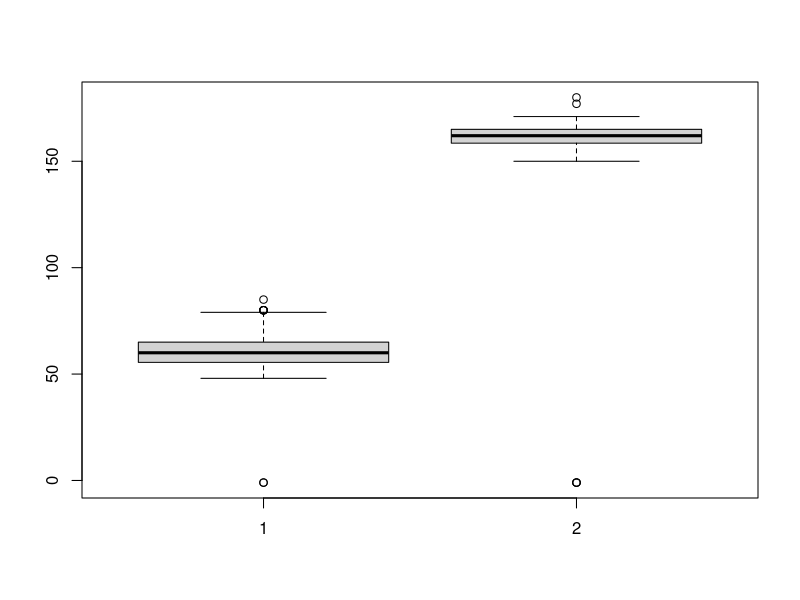
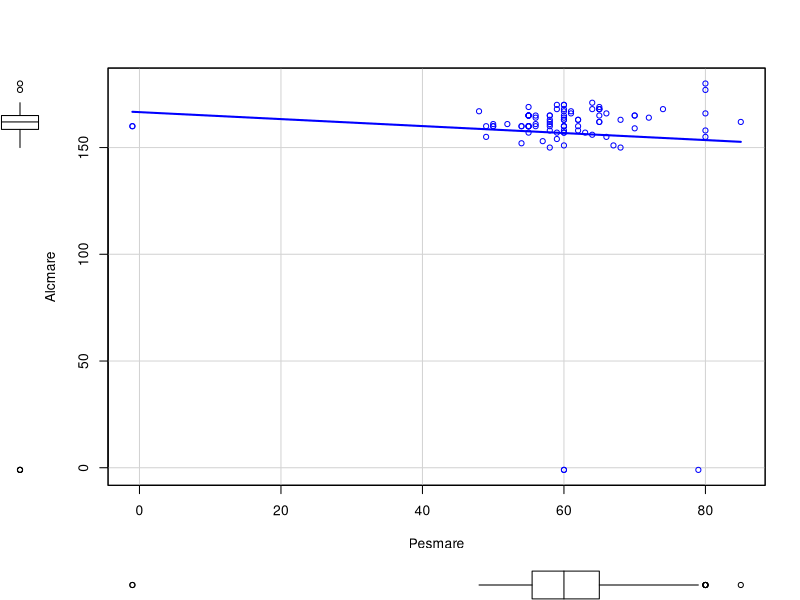
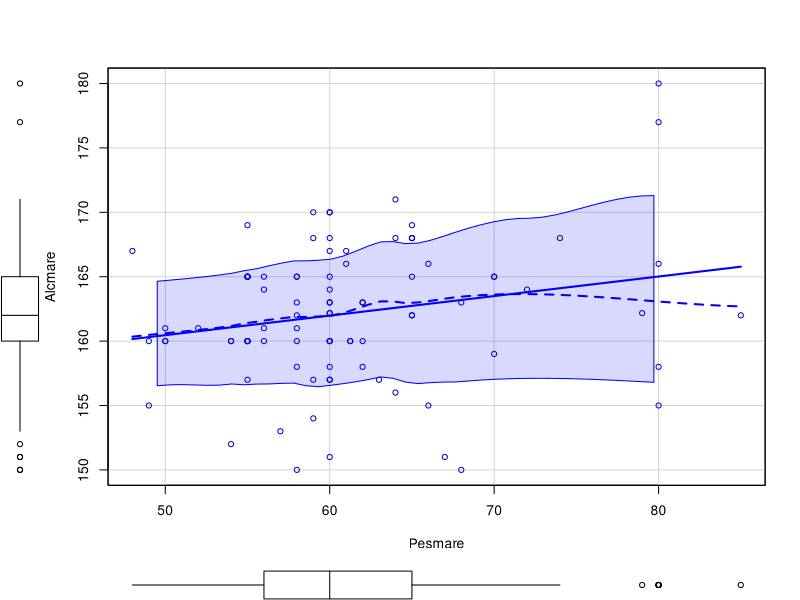

Write R code to recreate these figures, in order. (Note: this script raises an error after producing the figures.)
## ---- chunk 1
knitr::opts_chunk$set(echo = TRUE)
## ---- chunk 2
library(car)
x <- read.table("PesAlcada.txt", header = T)
head(x)
## ---- chunk 3
(n <- length(x[,1]))
(p <- length(x[1,]))
## ---- chunk 4
sprintf("Mitjana d'alçada de la mare es %f i la desviacio tipus %f", mean(x$Alcmare), sd(x$Alcmare))
## ---- chunk 5
sprintf("Mitjana de pes de la mare es %f i la desviacio tipus %f", mean(x$Pesmare), sd(x$Pesmare))
## ---- chunk 6
cor(x$Pesmare, x$Alcmare)
## ---- chunk 7
with(x, boxplot(Pesmare, Alcmare))
## ---- chunk 8
x[,c("Pesmare", "Alcmare")]
sprintf("Hi ha %i dades mancants, %i a Pesmare i %i a Alcmare", sum(x == -1), sum(x$Pesmare == -1), sum(x$Alcmare == -1))
## ---- chunk 9
with(x, scatterplot(Pesmare, Alcmare, smooth = F))
## ---- chunk 10
sprintf("Hi ha %i dades mancants.", with(x, sum(Pesmare == -1 | Alcmare == -1)))
## ---- chunk 11
dd <- read.table("PesAlcada.txt", header = T, na.strings = -1)
#Pesmare[Pesmare==-1] <- NA
head(dd)
cor(dd$Pesmare, dd$Alcmare, use = "na.or.complete")
summary(m1 <- lm(Alcmare~Pesmare, dat = dd))
sprintf("Hi ha relacio significativa, amb un pvalor de %f", summary(m1)$coefficients[2,4])
## ---- chunk 12
ddl <- dd 
ddl$Pesmare[is.na(ddl$Pesmare)] <- mean(ddl$Pesmare, na.rm = T)
ddl$Alcmare[is.na(ddl$Alcmare)] <- mean(ddl$Alcmare, na.rm = T)
head(ddl)


sprintf("Mitjana d'alçada de la mare es %f i la desviacio tipus %f", mean(ddl$Alcmare), sd(ddl$Alcmare))
sprintf("Mitjana de pes de la mare es %f i la desviacio tipus %f", mean(ddl$Pesmare), sd(ddl$Pesmare))

with(ddl, sp(Pesmare, Alcmare))
## ---- chunk 13
cor(dd$Pesmare, dd$Alcmare, use = "na.or.complete")
cor(ddl$Alcmare, ddl$Pesmare)
## ---- chunk 14
dd2 <- read.table("PovertyStudy.dat", header = T)
head(dd2)
## ---- chunk 15
pairs(dd2)
## ---- chunk 16
dd2$GNP

sprintf("Hi ha %i paisos que no tenen GNP", sum(dd2$GNP == -99))
## ---- chunk 17
dd2$GNP[dd2$GNP == -99] <- NA
## ---- chunk 18
with(dd2, boxplot(GNP))
with(dd2, qqnorm(GNP))
## ---- chunk 19
library(MASS)
boxcox(lm(GNP~1, dd2),lambda = seq(-1, 1, by=0.1))
## ---- chunk 20
GNPmod <- log(dd2$GNP)
boxplot(GNPmod)
## ---- chunk 21
m2 <- lm(GNPmod~Birth+Death+Infant+LifeEM+LifeEF, dd2)
anova(lm(GNPmod~1), m2)
## ---- chunk 22
GNPmancant <- dd2[is.na(dd2$GNP),]
predict(m2, newdata = GNPmancant)
## ---- chunk 23
aaa <- anova(lm(GNPmod~1),m2)
sprintf("La variancia dels residus és %f", resvar <- aaa$RSS[2]/aaa$Df[2])
## ---- chunk 24
set.seed(123)
rnorm(n = 6, sd = resvar)
